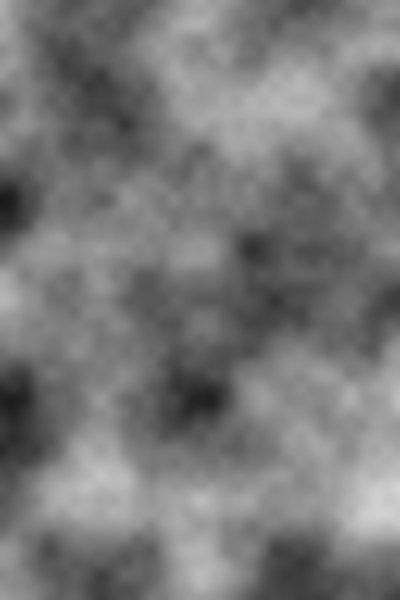
Frame 1 (no input)
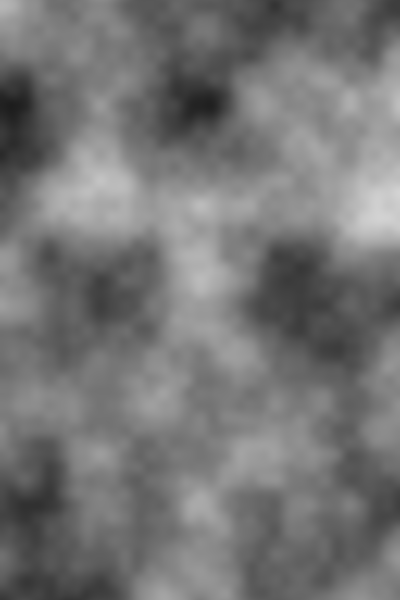
Frame 60 (no input)
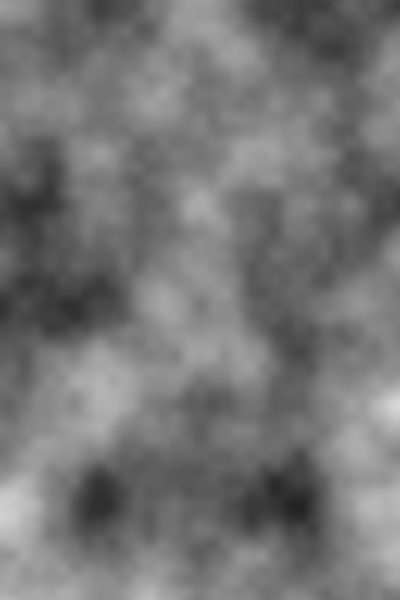
Frame 120 (the mouse pressed at the canvas centre since frame 60)

The p5.js sketch that drew these frames (run headless with seeded random() and noise() and a simulated clock; from frame 60 on, the mouse is pressed at the canvas centre):

// p5.js sketch
// ── sketch.js
// perlin noise is smoothed random numbers
// a subsequent number is related to the previous number to smooth it out

// perlin noise is calculated with multiple octavs
// each octave is a level within another octave which perlin noise is calculate
// var xoff1 = 0;
// var xoff2 = 10000;
var inc = 0.01; // rate at which things are increased
var start = 0;
function setup() {
  pixelDensity(1);
  createCanvas(400,600);
  // frameRate(60);


}

function draw() {
  var yoff = start;
  loadPixels();
  for (var y = 0; y < height; y++) {
    var xoff = 0;
    for (var x = 0; x < width; x++){
        var index = (x + y * width)*4;
        var r = noise(xoff,yoff)* 255;
        pixels[index + 0] = r;
        pixels[index + 1] = r;
        pixels[index + 2] = r;
        pixels[index + 3] = 255;
        xoff += inc;
    }
    yoff += inc;
  }
  updatePixels();
  start += .05;
  //noLoop();
}
